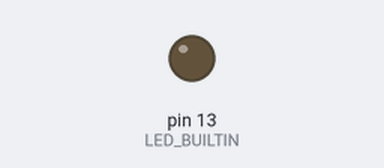
The sketch below on a simulated Arduino Uno, built with avr-gcc and run on an emulated ATmega328P. Shown: output pins drawn as LEDs (lit = HIGH).

Above: at 1.4 s.
At 3.7 s:
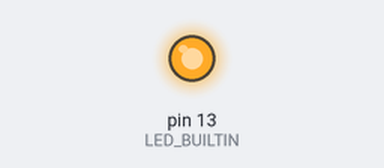
Timing chart, 0 to 9.6 s (numbered marks = the images above):
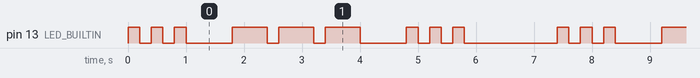

The sketch:

d1.ino
```cpp
void setup() {
  // put your setup code here, to run once:
  pinMode(LED_BUILTIN, OUTPUT);
}

void loop() {
  // put your main code here, to run repeatedly:
  digitalWrite(LED_BUILTIN, HIGH);
  delay(200);
  digitalWrite(LED_BUILTIN, LOW);
  delay(200);
  digitalWrite(LED_BUILTIN, HIGH);
  delay(200);
  digitalWrite(LED_BUILTIN, LOW);
  delay(200);
  digitalWrite(LED_BUILTIN, HIGH);
  delay(200);
  digitalWrite(LED_BUILTIN, LOW);
  delay(200);

  delay(600);

  digitalWrite(LED_BUILTIN, HIGH);
  delay(200);
  delay(200);
  delay(200);
  digitalWrite(LED_BUILTIN, LOW);
  delay(200);
  digitalWrite(LED_BUILTIN, HIGH);
  delay(200);
  delay(200);
  delay(200);
  digitalWrite(LED_BUILTIN, LOW);
  delay(200);
  digitalWrite(LED_BUILTIN, HIGH);
  delay(200);
  delay(200);
  delay(200);
  digitalWrite(LED_BUILTIN, LOW);
  delay(200);

  delay(600);

  digitalWrite(LED_BUILTIN, HIGH);
  delay(200);
  digitalWrite(LED_BUILTIN, LOW);
  delay(200);
  digitalWrite(LED_BUILTIN, HIGH);
  delay(200);
  digitalWrite(LED_BUILTIN, LOW);
  delay(200);
  digitalWrite(LED_BUILTIN, HIGH);
  delay(200);
  digitalWrite(LED_BUILTIN, LOW);
  delay(200);

  delay(1400);
}
```

Measured:
- by itself, pin 13 (LED_BUILTIN): repeats every 7.4 s: 2 × (LOW 0.20 s, HIGH 0.20 s), LOW 0.80 s, 2 × (HIGH 0.60 s, LOW 0.20 s), HIGH 0.60 s, LOW 0.80 s, 2 × (HIGH 0.20 s, LOW 0.20 s), HIGH 0.20 s, LOW 1.6 s, HIGH 0.20 s
- by itself, everything shown: repeats every 7.4 s, in 18 steps
